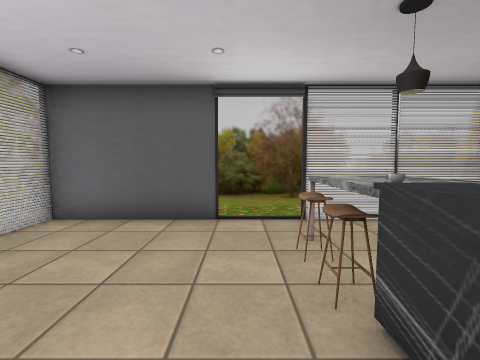
View 1 (above)

13 first-person views from a walk through a 3-D level made in the Unity game engine. The camera is 1.3 m above the floor, tilts 4° down and sees 90° across. The floor is counted in squares, 1 m on a side. Each view is taken from the middle of a square. On the plan, view 1 faces up. The plan holds only what a view shows up to about 12 squares ahead; the rest is blank. The player is left out. Some surface patterns are stand-ins.

View 2
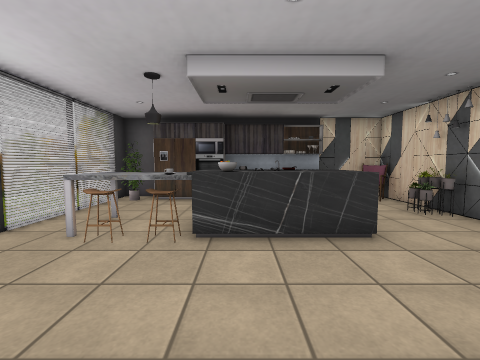

View 3
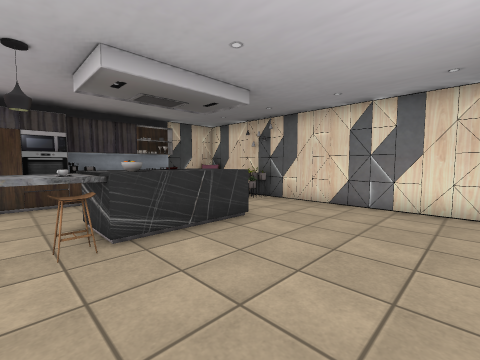

View 4
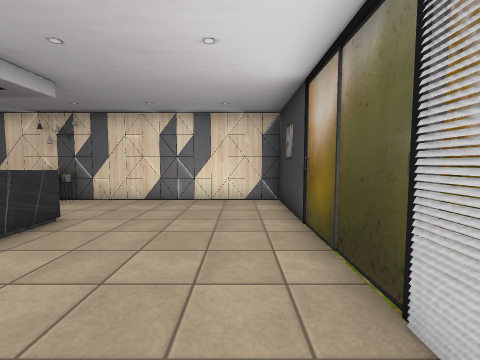

View 5
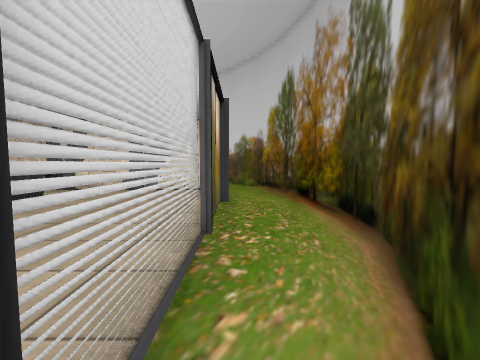

View 6
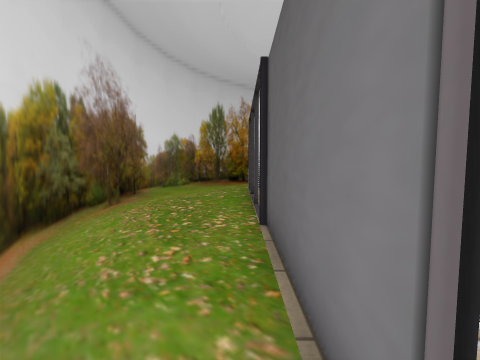

View 7
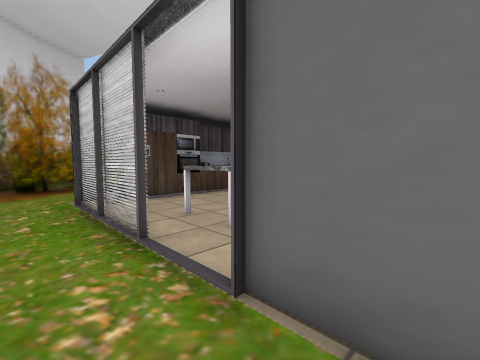

View 8
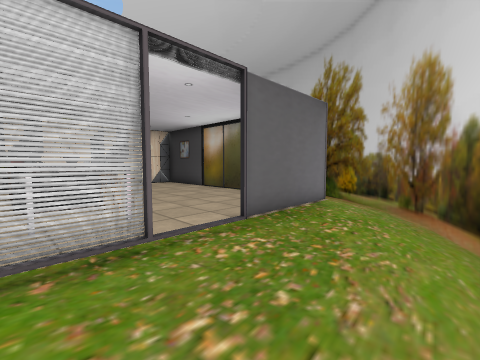

View 9
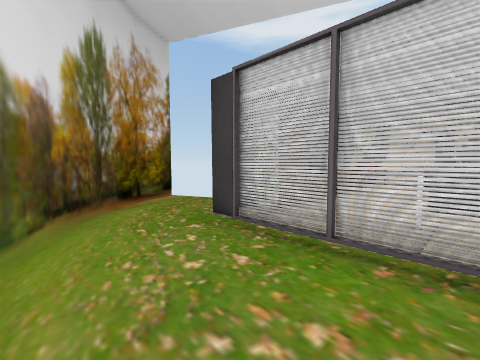

View 10
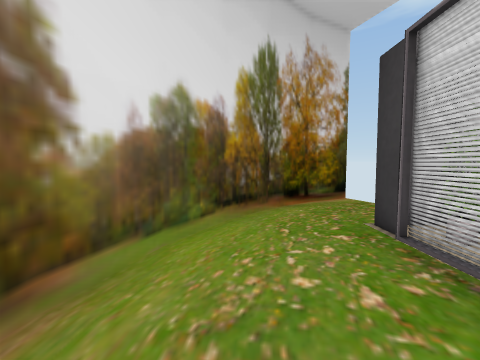

View 11
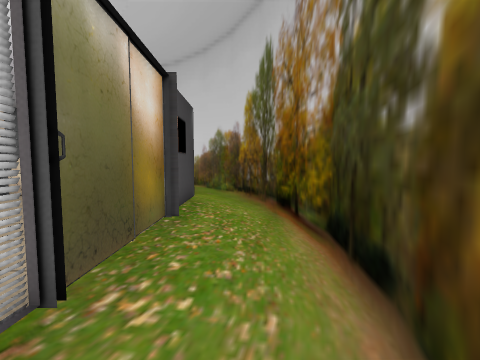

View 12
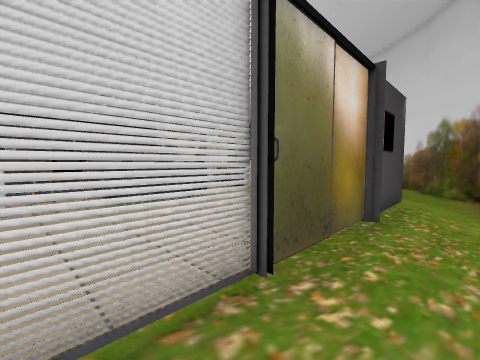

View 13
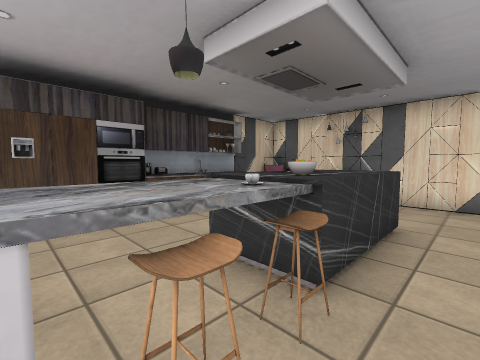

### Floor plan
Key: @ floor where view 1 was taken; # wall or solid block; . main floor; : floor 0.25 m higher than the main floor; = window, fence, low wall or low ledge; ^ raised ledge; T thing the floor can be seen under or through; O other object.
Columns run from 7 left of view 1 to 11 right of it. Each row starts with its distance up from view 1.
 10       ########
  9     ###......###
  8   ###..........##
  7  ##.............##
  6  #......#........#
  5 ##.####::TTTT#...##
  4 #..#::::^^:::# ...
  3 #..#::::^^^::O
  2 #..#::::^^^::#
  1 #..#::::^^^::#
  0 #..#:::@^^=::#
 -1 #..#::::^^^::#
 -2 #..#:::::::::#
 -3 #..#:::::::::#
 -4 ##.#####::####
 -5  #..    ###
 -6  ##.
 -7   ##

Where each view was taken, in squares from view 1:
view 1: 0 up, 0 right, facing up
view 2: 1 up, 3 left, facing right
view 3: 3 up, 3 left, facing down-right
view 4: 4 up, 3 left, facing down
view 5: 6 up, 5 left, facing down
view 6: 6 up, 5 left, facing right
view 7: 7 up, 2 left, facing down-right
view 8: 9 up, 3 right, facing down-left
view 9: 9 up, 2 right, facing down-right
view 10: 8 up, 2 right, facing right
view 11: 4 up, 6 left, facing down
view 12: 4 up, 6 left, facing down-right
view 13: 4 up, 0 right, facing down-right
